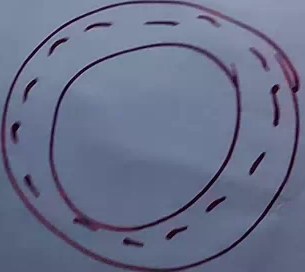
#> input picture img/template_1.png, 305 x 272 px
$ python sift_test_1.py
#> lines starting #> are read from the running program, lines starting #| are printed output that depends on the picture
# 将orb_test_2.py中代码改写用于摄像头0的实时匹配
# 匹配的目标图像为../img/0.jpg
# 被匹配的图像为摄像头0的实时图像
# 使用sift特征检测器

import cv2
import numpy as np

# 读取图像
img1 = cv2.imread('../img/template_1.png')
#> img1 is the input picture: shape (272, 305, 3); mean B, G, R 137.1, 111.3, 103.8
# 转为灰度
img1 = cv2.cvtColor(img1, cv2.COLOR_BGR2GRAY)
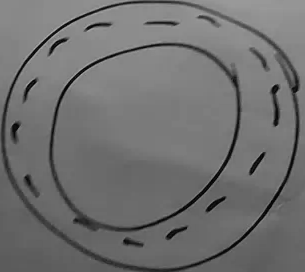
#> img1: shape (272, 305); min 2, max 177, mean 112
# img1 = cv2.convertScaleAbs(img1) # 为了显示图像，将图像转为uint8类型
# cv2.imshow('img1', img1)
# sift特征检测器
sift = cv2.xfeatures2d.SIFT_create()

# 检测关键点和描述符
kp1, des1 = sift.detectAndCompute(img1, None)
#> kp1 = 172 keypoints; strongest (x, y, size): (88, 28, 2.5), (275, 89, 5.2), (34, 82, 3.4), (63, 40, 3.4)

# 暴力匹配
bf = cv2.BFMatcher()

# 创建VideoCapture对象
cap = cv2.VideoCapture(2)

while True:
    # 读取摄像头图像
    ret, img2 = cap.read()
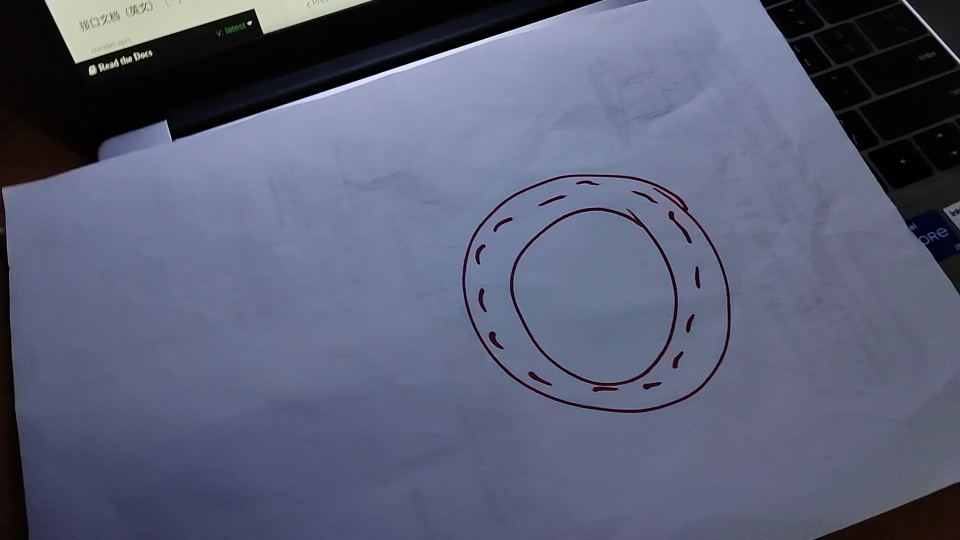
#> input picture img/0.jpg, 1920 x 1080 px, given in place of the camera (shown at 1/2 size)
#> img2 is the input picture: shape (1080, 1920, 3); mean B, G, R 117.6, 95, 89.8

    # 转为灰度图像
    img2 = cv2.cvtColor(img2, cv2.COLOR_BGR2GRAY)
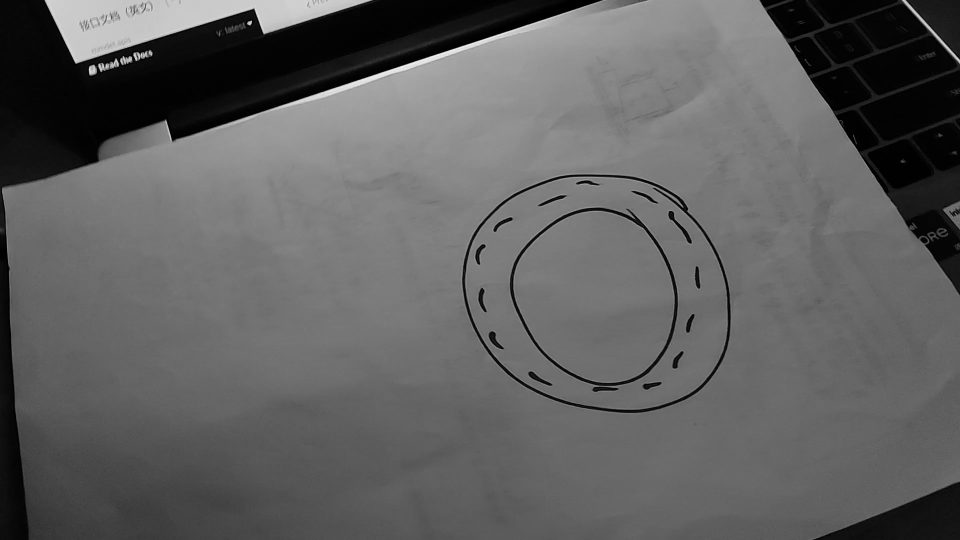
#> img2: shape (1080, 1920) (shown at 1/2 size); min 0, max 248, mean 96

    # 检测关键点和描述符
    kp2, des2 = sift.detectAndCompute(img2, None)
#> kp2 = 850 keypoints; strongest (x, y, size): (499, 46, 5.5), (301, 106, 5.4), (259, 119, 6.5), (232, 121, 4.1)

    # 匹配描述符
    matches = bf.knnMatch(des1, des2, k=2)  # 返回k个最佳匹配
#> matches = 172 matches

    # 获取在第二张图像中匹配到的关键点的坐标
    keypoints2 = np.float32([kp2[m[0].trainIdx].pt for m in matches]).reshape(-1, 1, 2)
#> keypoints2 = 172 rows, first 8: [1274.8, 442.7], [933.7, 495.1], [950, 477.5], [1443.8, 547.4], [1206.7, 796.4], [229.6, 127.9], [1329.2, 686.1], [1329.2, 686.1]
    # 计算第一张图像中前十个关键点的最小外接矩形
    rect = cv2.minAreaRect(keypoints2)
#> rect = ((777.3, 454.3), (448.4, 1412.7), -73.34)
    # 将最小外接矩形转换为矩形框的坐标
    box = cv2.boxPoints(rect)
#> box = [[1389.7, 871.6], [36.33, 466.6], [164.9, 37.01], [1518.3, 442.1]]
    box = np.int0(box)
#> box = [[1389, 871], [36, 466], [164, 37], [1518, 442]]
    # 在图像中绘制矩形框
    img_with_box = cv2.drawContours(img2, [box], 0, (0, 0, 255), 2)

    # 按照距离排序
    matches = sorted(matches, key=lambda x: x[0].distance)

    # 绘制前10个匹配
    img3 = cv2.drawMatchesKnn(img1, kp1, img2, kp2, matches[:10], None, flags=2)
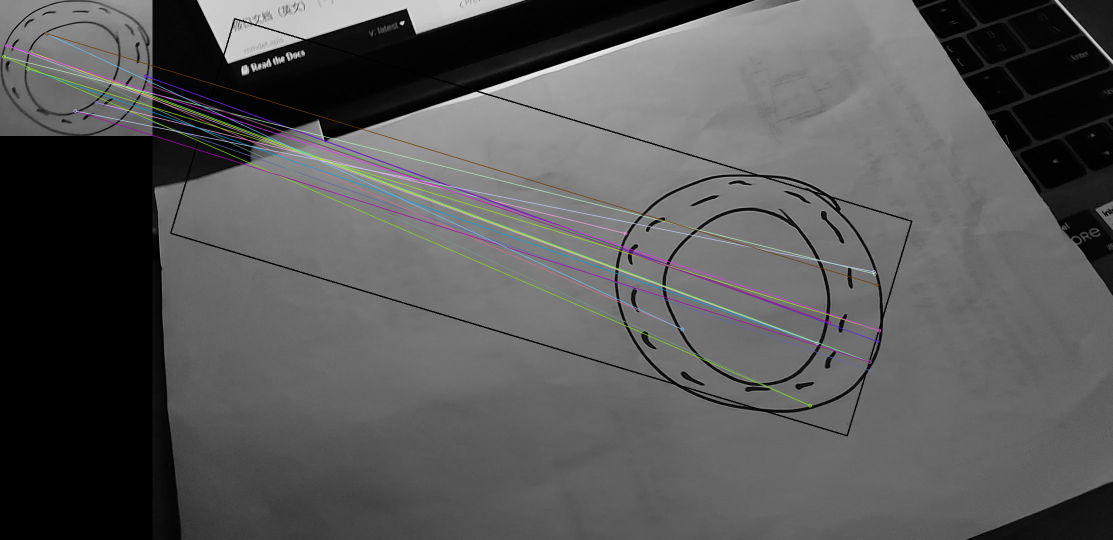
#> img3: shape (1080, 2225, 3) (shown at 1/2 size); mean of channels 0, 1, 2 87.1, 86.9, 87; drawn as B, G, R

    # 缩小图像
    img3 = cv2.resize(img3, (0, 0), fx=0.6, fy=0.6)
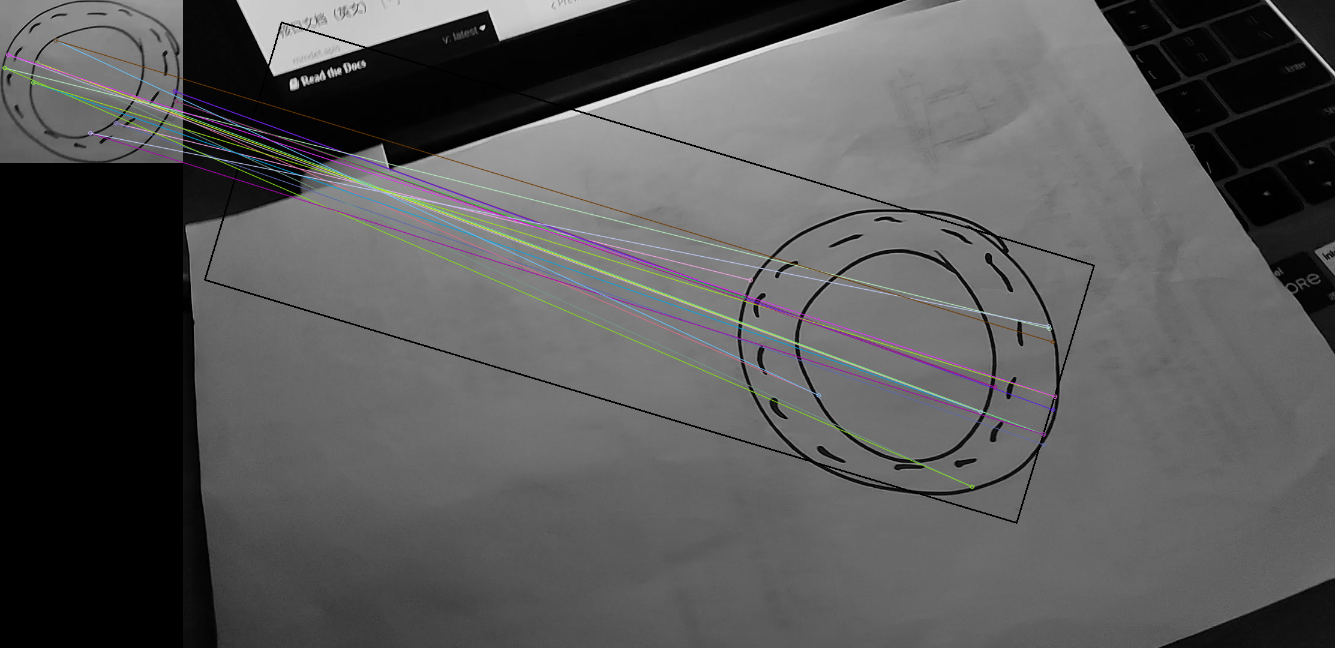
#> img3: shape (648, 1335, 3); mean of channels 0, 1, 2 87, 86.8, 86.9; drawn as B, G, R

    # 用cv2.imshow()显示图像
    cv2.imshow('img3', img3)

    # 按下q键退出
    if cv2.waitKey(1) & 0xFF == ord('q'):
#> (key q is pressed here)
        break

# 释放VideoCapture对象
cap.release()

# 关闭所有窗口
cv2.destroyAllWindows()
